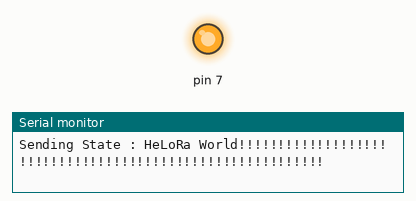
Recording of a sketch running on a simulated Arduino Uno, built with avr-gcc and run on an emulated ATmega328P. On the bench: output pins drawn as LEDs (lit = HIGH), the last lines printed to the serial monitor. No radio packets arrive unless stated.

Above: at 2.7 s.
At 5.9 s:
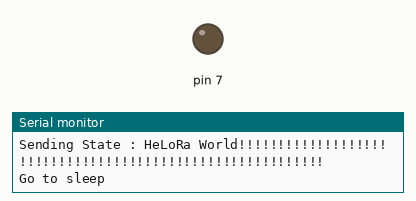
Timing chart, 0 to 10.5 s (numbered marks = the images above):
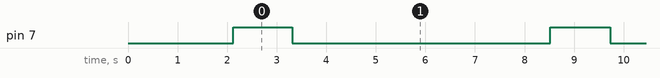

The sketch:

LoRa_test_States.ino
```cpp
/*
  LoRa test States

  The objective of this sketch is to measure the power consumption in different states

  The code was modified from LoRa Duplex from  Tom Igoe
*/
#include <SPI.h>              // include libraries
#include <LoRa.h>
#include "LowPower.h"

#define debugSerial Serial
#define SHOW_DEBUGINFO


int txPower = 2; // Will affect the power consumption in Transmit mode


int spreadingFactor = 12; // from 7 to 12
long signalBandwidth = 125E3; // 7.8E3, 10.4E3, 15.6E3, 20.8E3, 31.25E3,41.7E3,62.5E3,125E3,250E3
int codingRateDenominator=5;
int preambleLength=8;

int receive = 0;

const int csPin = 10;          // LoRa radio chip select
const int resetPin = 8;       // LoRa radio reset
const int irqPin = 3;         // change for your board; must be a hardware interrupt pin

String outgoing;              // outgoing message

byte msgCount = 0;            // count of outgoing messages
byte localAddress = 0xBB;     // address of this device
byte destination = 0xFF;      // destination to send to
long lastSendTime = 0;        // last send time
int interval = 2000;          // interval between sends

void setup() {

  delay(2000); // wait to be sure that measurement with a DC source will start
  Serial.begin(9600);                   // initialize serial
 // while (!Serial);
 // Serial.println("LoRa States power Consumption");

  // override the default CS, reset, and IRQ pins (optional)
  LoRa.setPins(csPin, resetPin, irqPin);// set CS, reset, IRQ pin
pinMode(7, OUTPUT);
digitalWrite(7, LOW);
//pinMode(2, INPUT);
delay(100);


  if (!LoRa.begin(870E6)) {             // initialize ratio at 870 MHz to limit interferance with LoRaWan
   // Serial.println("LoRa init failed. Check your connections.");
    while (true);                       // if failed, do nothing
  }

  //Serial.println("LoRa init succeeded.");
  LoRa.setTxPower(txPower,1);
  LoRa.setSpreadingFactor(spreadingFactor);
  LoRa.setSignalBandwidth(signalBandwidth);
  LoRa.setCodingRate4(codingRateDenominator);
  LoRa.setPreambleLength(preambleLength);
}

void loop() {
 digitalWrite(7, HIGH);

  if (millis() - lastSendTime > interval) {
    String message = "HeLoRa World!!!!!!!!!!!!!!!!!!!!!!!!!!!!!!!!!!!!!!!!!!!!!!!!!!!!!!!!!!";   // send a message
    Serial.println("Sending State : " + message);
    sendMessage(message);

    lastSendTime = millis();            // timestamp the message
    interval = 10000;    // 2-3 seconds

	//Serial.println("Normal mode ");
  delay (1000); // Wait for 3s in Normal mode
Serial.println("Go to sleep");

  Serial.end();

    LoRa.sleep(); // move LoRa transciever in Sleep mode

 delay(100);
    //pinMode(7, LOW);
    digitalWrite(7, LOW);

    //pinMode(13, INPUT);


    delay(100);

    do_sleep(5);

  Serial.begin(9600);
  digitalWrite(7, HIGH);
  Serial.println("receive");
    receive = 1;
  }

  // parse for a packet, and call onReceive with the result:
  if (receive == 1)
  {
 // Serial.println("Receiving State ");
  receive = 0;}
  onReceive(LoRa.parsePacket());
}

void sendMessage(String outgoing) {
  LoRa.beginPacket();                   // start packet
  LoRa.write(destination);              // add destination address
  LoRa.write(localAddress);             // add sender address
  LoRa.write(msgCount);                 // add message ID
  LoRa.write(outgoing.length());        // add payload length
  LoRa.print(outgoing);                 // add payload
  LoRa.endPacket();                     // finish packet and send it
  msgCount++;                           // increment message ID
}

void onReceive(int packetSize) {
  if (packetSize == 0) return;          // if there's no packet, return

  // read packet header bytes:
  int recipient = LoRa.read();          // recipient address
  byte sender = LoRa.read();            // sender address
  byte incomingMsgId = LoRa.read();     // incoming msg ID
  byte incomingLength = LoRa.read();    // incoming msg length
  String incoming = "";

  while (LoRa.available()) {
    incoming += (char)LoRa.read();
  }

  if (incomingLength != incoming.length()) {   // check length for error
  //  Serial.println("error: message length does not match length");
    return;                             // skip rest of function
  }

  // if the recipient isn't this device or broadcast,
  if (recipient != localAddress && recipient != 0xFF) {
  //  Serial.println("This message is not for me.");
    return;                             // skip rest of function
  }

  // if message is for this device, or broadcast, print details:
//  Serial.println("Received from: 0x" + String(sender, HEX));
//  Serial.println("Sent to: 0x" + String(recipient, HEX));
//  Serial.println("Message ID: " + String(incomingMsgId));
//  Serial.println("Message length: " + String(incomingLength));
//  Serial.println("Message: " + incoming);
//  Serial.println("RSSI: " + String(LoRa.packetRssi()));
//  Serial.println("Snr: " + String(LoRa.packetSnr()));
//  Serial.println();
}

extern volatile unsigned long timer0_millis;
void addMillis(unsigned long extra_millis) {
  uint8_t oldSREG = SREG;
  cli();
  timer0_millis += extra_millis;
  SREG = oldSREG;
  sei();
}

void do_sleep(unsigned int sleepyTime) {
  unsigned int eights = sleepyTime / 8;
  unsigned int fours = (sleepyTime % 8) / 4;
  unsigned int twos = ((sleepyTime % 8) % 4) / 2;
  unsigned int ones = ((sleepyTime % 8) % 4) % 2;

#ifdef SHOW_DEBUGINFO
  Serial.print("Sleeping for ");
  Serial.print(sleepyTime);
  Serial.println(" seconds");
  delay(100); //Wait for serial to complete
#endif


  for ( int x = 0; x < eights; x++) {
    // put the processor to sleep for 8 seconds
    LowPower.powerDown(SLEEP_8S, ADC_OFF, BOD_OFF);
  }
  for ( int x = 0; x < fours; x++) {
    // put the processor to sleep for 4 seconds
    LowPower.powerDown(SLEEP_4S, ADC_OFF, BOD_OFF);
  }
  for ( int x = 0; x < twos; x++) {
    // put the processor to sleep for 2 seconds
    LowPower.powerDown(SLEEP_2S, ADC_OFF, BOD_OFF);
  }
  for ( int x = 0; x < ones; x++) {
    // put the processor to sleep for 1 seconds
    LowPower.powerDown(SLEEP_1S, ADC_OFF, BOD_OFF);
  }
  addMillis(sleepyTime * 1000);
}
```

Measured:
- by itself, pin 7: alternates HIGH for 1.2 s and LOW for 5.2 s
